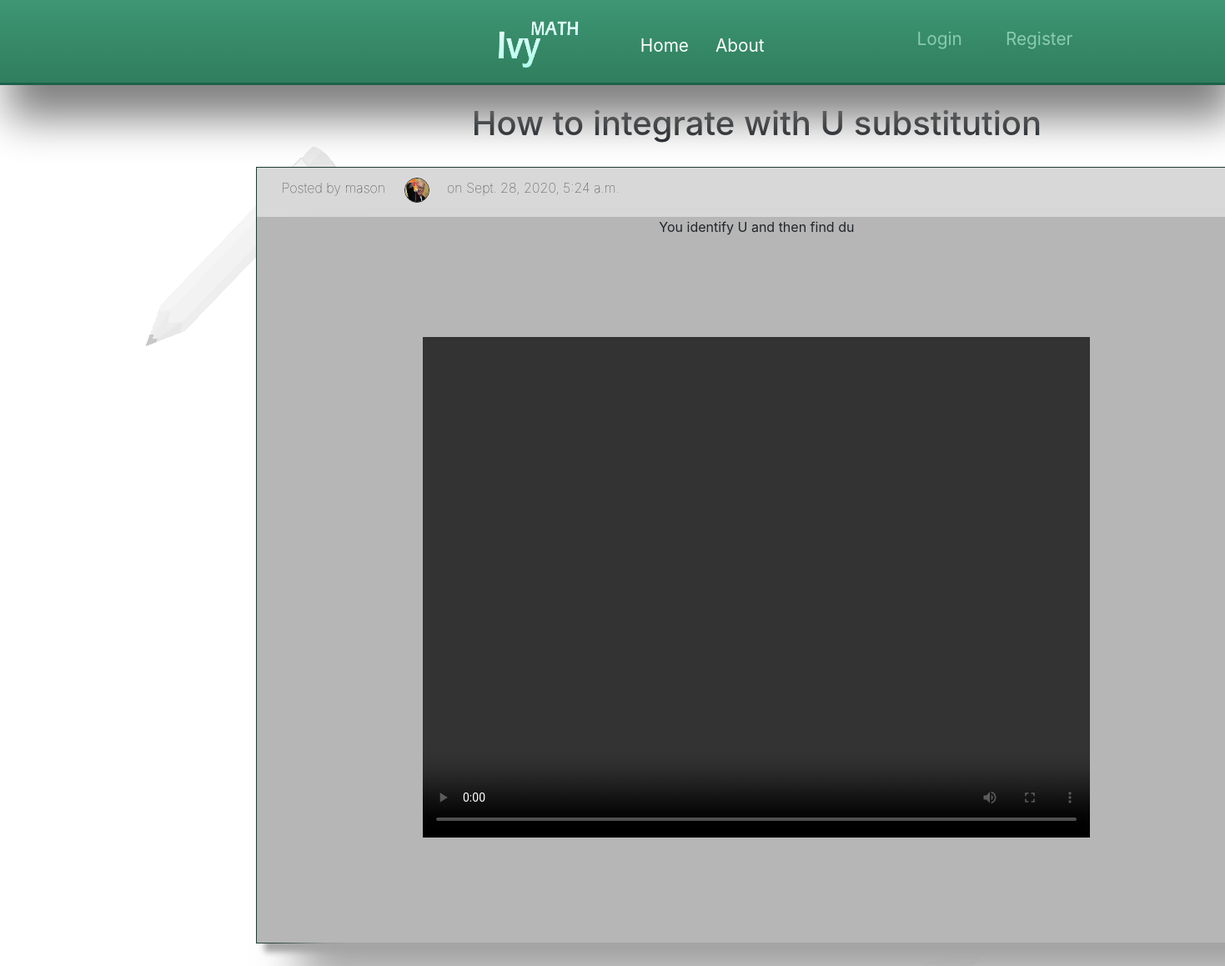
Page /postCalc/1/ on the committed database.
### boards/models.py (models this page shows, shortened)
class postCalc(models.Model):
    title = models.CharField(max_length=100)
    content = models.TextField()
    date_posted = models.DateTimeField(default=timezone.now)
    author = models.ForeignKey(User, on_delete=models.CASCADE)
    clip = models.FileField(upload_to='user_videos/',null=True)

### users/models.py (models this page shows, shortened)
class Profile(models.Model):
    user = models.OneToOneField(User, on_delete = models.CASCADE)
    image = models.ImageField(default='default.jpg', upload_to='profile_pics')

### boards/views.py (the view)
# urls.py: path('postCalc/<int:pk>/', PostDetailViewCalc.as_view(),name='post-detail-calc'),
class PostDetailViewCalc(DetailView):
    model = postCalc

### boards/templates/boards/postcalc_detail.html
{%extends  "boards/base.html" %}
{% block content %}
<h1>{{ object.title }}</h1>
    <div class="postdetailview">
        <div class="postedby-container">
            <div class="postedby">
                <div class="postedby-text"><p> Posted by {{object.author}}</p></div>
                <div class="postedby-img"><img style="width: 30px; height: 30px; border-radius: 60%; margin-bottom: 4px; border-style: solid; border-width: 1px;" src= " {{object.author.profile.image.url}}"></div>
                <div><p>on {{ object.date_posted }}</p></div>
            </div>
            <div></div>
        </div>
        <div class="postdet-container">
            <div class="postcont">
                <p>{{ object.content }}</p>
            </div>
            <div class="videosection">
                <video width="800" height="600" controls>
                    <source src="{{ object.clip.url }}" type="video/mp4">
                  </video>
            </div>
        </div>
    </div>
    </div>
{% endblock content %}

### boards/static/style.css (style rules this page uses)
body { background-image:url("background.png"); }
.postcont { margin-left: 30px; margin-right: 30px; background-color: rgb(182, 182, 182); }
.postdet-container { background-color: rgb(182, 182, 182); box-shadow: 50px 50px 50px rgb(165, 165, 165); }
.postedby-container { display: grid; grid-template-columns: 60% 40%; margin-top: 5px; }
.postedby { margin-left: 0px; display: grid; grid-template-columns: 24% 2% 40%; font-weight: 2.5; padding: 7px; }
.postedby-text { width: 100%; }
.postedby-img { width: 100%; }
.postdetailview { margin: 0 auto; border-style: solid; border-width: 1px; border-color: rgb(31, 59, 46); width: 1200px; display: grid; background-color: rgb(216, 216, 216); box-shadow: 10px 10px 7px rgb(168, 168, 168); }
.videosection { margin-top: 10%; margin-bottom: 10%; }

### rows in the picture
postCalc: title "How to integrate with U substitution", author "mason", author.profile.image (picture), date_posted "Sept. 28, 2020, 5:24 a.m.", content "You identify U and then find du"
